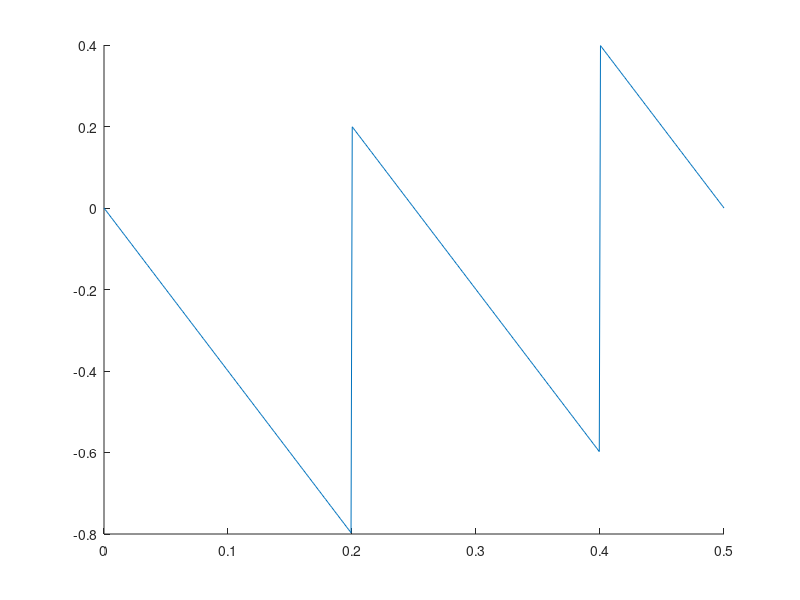

Here is the MATLAB script that generated this plot: (Note: this script raises an error after producing the figure.)
M = [5, 21, 51];
N = 1024;
for m = M
    ir = ones(1,m) ./m;
    dft = fft(ir,N);
    phase = angle(dft(1:N/2+1))/pi;
    hold on
    plot([0:N/2]/N,phase);
    gtext(num2str(m))
end
axis tight;
xlabel('Normalized Frequency')
ylabel('Phase')
